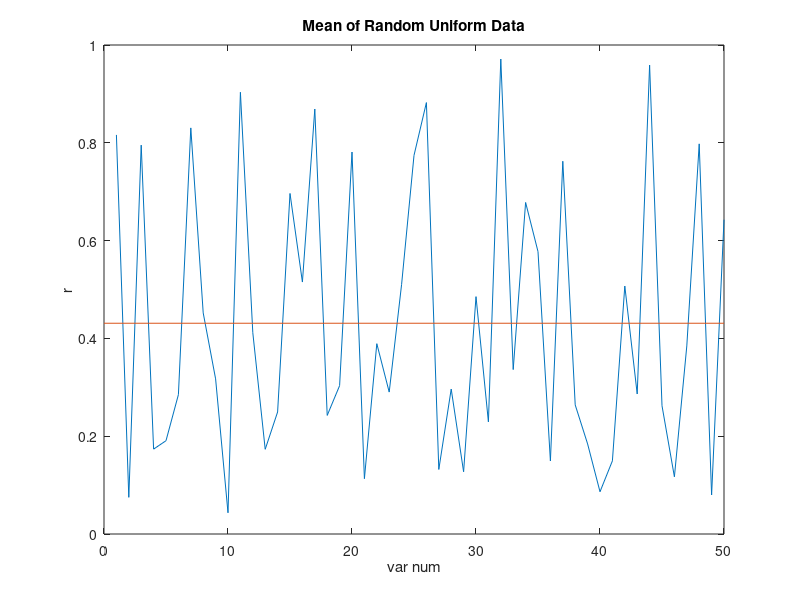

Source code (MATLAB):
% Generate random data from a uniform distribution
% and calculate the mean. Plot the data and the mean.
 
n = 50;            % 50 data points
r = rand(n,1);
plot(r)
 
% Draw a line from (0,m) to (n,m)
m = mean(r);
hold on
plot([0,n],[m,m])
hold off
title('Mean of Random Uniform Data')
xlabel('var num')
ylabel('r')
